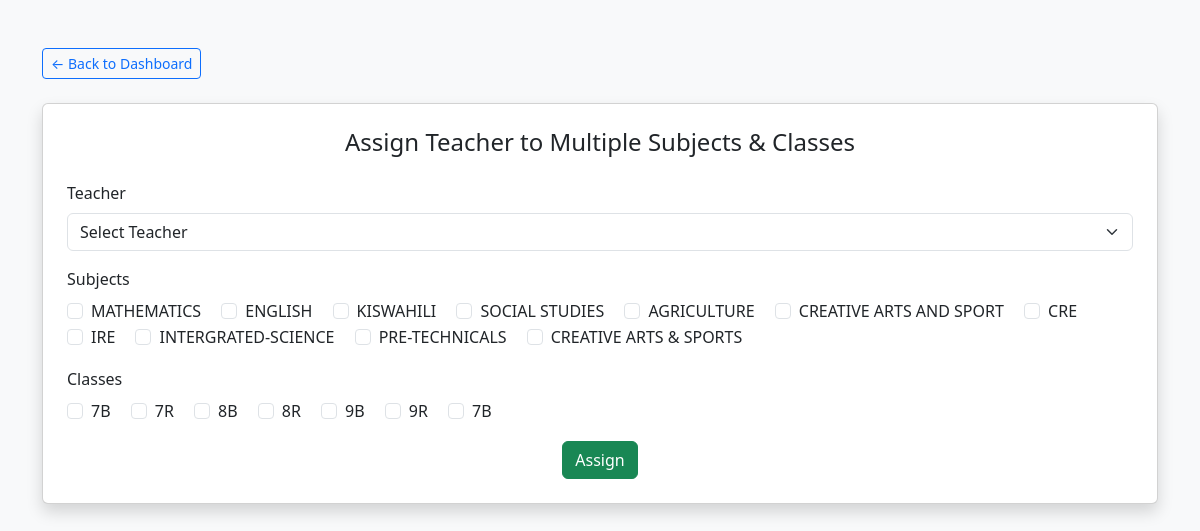
Screenshot of /manager/tsubject_class.php (signed in) with the database file from the repository.
### tables this page shows
CREATE TABLE `subject` (
  `id` int(11) NOT NULL,
  `name` varchar(50) NOT NULL,
  `school_id` int(11) NOT NULL,
  `is_compulsory` tinyint(1) DEFAULT 0
);

CREATE TABLE `class` (
  `id` int(11) NOT NULL,
  `name` varchar(50) NOT NULL,
  `school_id` int(11) NOT NULL
);

### manager/tsubject_class.php (the view, shortened to what this page needs)
<?php
include 'db.php';
$school_id = $_SESSION['school_id'];
$subjects = mysqli_query($conn, "SELECT id, name FROM subject WHERE school_id = $school_id");
$classes = mysqli_query($conn, "SELECT id, name FROM class WHERE school_id = $school_id");
?>
<!DOCTYPE html>
<html lang="en">
<head>
    <link href="https://cdn.jsdelivr.net/npm/bootstrap@5.3.0/dist/css/bootstrap.min.css" rel="stylesheet">
</head>
<body class="bg-light">
<div class="container mt-5">
    <a href="dashboard.php" class="btn btn-sm btn-outline-primary mb-4">&larr; Back to Dashboard</a>
    <div class="card shadow p-4">
        <h4 class="mb-4 text-center">Assign Teacher to Multiple Subjects & Classes</h4>
        <form method="POST">
            <div class="mb-3">
                <label class="form-label">Teacher</label>
                <select name="teacher_id" class="form-select" required>
                    <option value="">Select Teacher</option>
                </select>
            </div>
            <div class="mb-3">
                <label class="form-label">Subjects</label><br>
                <?php while ($s = mysqli_fetch_assoc($subjects)) { ?>
                    <div class="form-check form-check-inline">
                        <input class="form-check-input" type="checkbox" name="subject_ids[]" value="<?= $s['id'] ?>" id="subject<?= $s['id'] ?>">
                        <label class="form-check-label" for="subject<?= $s['id'] ?>"><?= htmlspecialchars($s['name']) ?></label>
                    </div>
                <?php } ?>
            </div>
            <div class="mb-3">
                <label class="form-label">Classes</label><br>
                <?php while ($c = mysqli_fetch_assoc($classes)) { ?>
                    <div class="form-check form-check-inline">
                        <input class="form-check-input" type="checkbox" name="class_ids[]" value="<?= $c['id'] ?>" id="class<?= $c['id'] ?>">
                        <label class="form-check-label" for="class<?= $c['id'] ?>"><?= htmlspecialchars($c['name']) ?></label>
                    </div>
                <?php } ?>
            </div>
            <div class="text-center">
                <button type="submit" class="btn btn-success">Assign</button>
            </div>
        </form>
    </div>
</div>
</body>
</html>

### rows the page displays
subject: name "MATHEMATICS"
subject: name "ENGLISH"
subject: name "KISWAHILI"
subject: name "SOCIAL STUDIES"
subject: name "AGRICULTURE"
subject: name "CREATIVE ARTS AND SPORT"
subject: name "CRE"
subject: name "IRE"
subject: name "INTERGRATED-SCIENCE"
subject: name "PRE-TECHNICALS"
subject: name "CREATIVE ARTS & SPORTS"
class: name "7B"
class: name "7R"
class: name "8B"
class: name "8R"
class: name "9B"
class: name "9R"
class: name "7B"
